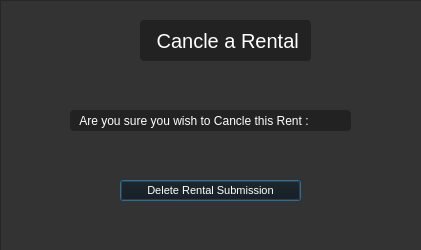
<?xml version="1.0" encoding="UTF-8"?>
<ui version="4.0">
 <class>DeleteRentalWindow</class>
 <widget class="QDialog" name="DeleteRentalWindow">
  <property name="geometry">
   <rect>
    <x>0</x>
    <y>0</y>
    <width>421</width>
    <height>250</height>
   </rect>
  </property>
  <property name="windowTitle">
   <string>Dialog</string>
  </property>
  <property name="styleSheet">
   <string notr="true">QDialog#DeleteCarWindow
{
        color:#333;
}

QLabel#DltCarId
{
        color:white;
        font-size:12px;
        background-color:#222;
        border-radius:4px;
}

QLabel#DltCarlbl
{
        font-size:20px;
        color:white;
        background-color:#222;
        border-radius:4px;
}

QFrame#framedldcar
{
        background-color:#333;
}

QPushButton#DltCarButton
{
        color:white;
        font-size:11px;
        background-color:#111;
}

QPushButton#DltCarButton::hover
{
        color:white;
font-size:11px;
        background-color:#444;
}



QLineEdit#DltCarLineEdit
{
        background-color:#222;
}</string>
  </property>
  <widget class="QPushButton" name="DltCarButton">
   <property name="geometry">
    <rect>
     <x>120</x>
     <y>180</y>
     <width>181</width>
     <height>21</height>
    </rect>
   </property>
   <property name="text">
    <string>Delete Rental Submission</string>
   </property>
  </widget>
  <widget class="QFrame" name="framedldcar">
   <property name="geometry">
    <rect>
     <x>0</x>
     <y>0</y>
     <width>431</width>
     <height>251</height>
    </rect>
   </property>
   <property name="frameShape">
    <enum>QFrame::StyledPanel</enum>
   </property>
   <property name="frameShadow">
    <enum>QFrame::Raised</enum>
   </property>
   <widget class="QLabel" name="DltCarlbl">
    <property name="geometry">
     <rect>
      <x>140</x>
      <y>20</y>
      <width>171</width>
      <height>41</height>
     </rect>
    </property>
    <property name="text">
     <string>   Cancle a Rental</string>
    </property>
   </widget>
   <widget class="QLabel" name="DltCarId">
    <property name="geometry">
     <rect>
      <x>70</x>
      <y>110</y>
      <width>281</width>
      <height>21</height>
     </rect>
    </property>
    <property name="text">
     <string>   Are you sure you wish to Cancle this Rent :</string>
    </property>
   </widget>
  </widget>
  <zorder>framedldcar</zorder>
  <zorder>DltCarButton</zorder>
 </widget>
 <resources/>
 <connections/>
</ui>
